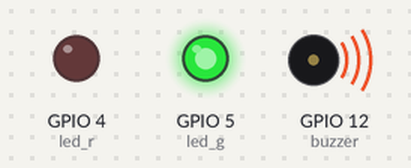
Simulated run of this sketch. Board: ESP8266 (NodeMCU). Parts: output pins drawn as LEDs (lit = HIGH), buzzer (waves = sounding). WiFi joins after 1.5 s; servers stay silent unless stated; what the sketch prints to the serial monitor is not drawn.

Above: at 2.0 s.
At 3.5 s:
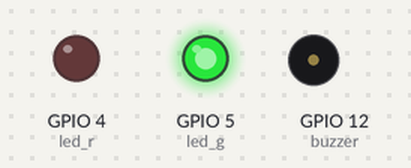
Timing chart, 0 to 5.0 s (numbered marks = the images above):
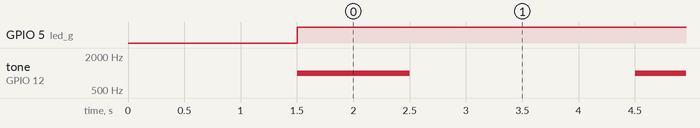

The sketch:

Ejercicio2.3.ino
```cpp
#include "hardware_D1.h"
#include <ESP8266WiFi.h>
#include <WiFiClient.h>
#include <ESP8266WebServer.h>

const char *ssid  = "MiFibra-C776";
const char *password = "auCpN7KN";
//const char *ssid  = "Cesarin";
//  const char *password = "cesar121101";
int tiempo_actual = 0;
int tiempo_anterior = 0;
int rafaga = 0;
bool encender_buzzer = false;
String numero_cadena;
String status_buzzer = "encendido";


void setup() {
  pinMode(led_r, OUTPUT);
  pinMode(led_g, OUTPUT);
  pinMode(buzzer, OUTPUT);
  Serial.begin(9600);
  WiFi.begin(ssid, password);
  Serial.println("Iniciando conexion WiFi");

  //Esperar a conectarse a la red
  while(WiFi.status() != WL_CONNECTED){
    Serial.print(".");
    delay(500);
  }
  encender_buzzer = true;
  Serial.println("");
  Serial.print("Conectado a: ");
  Serial.println(ssid);
  Serial.print("Direccion IP: ");
  Serial.println(WiFi.localIP());
}

void loop() {
  tiempo_actual = millis();
  //Encender buzzer
  if(encender_buzzer){
    tone(buzzer,1000);
    encender_buzzer = false;
    status_buzzer = "encendido";
    tiempo_anterior = tiempo_actual;
  }
  if(tiempo_actual-tiempo_anterior >= 1000 and status_buzzer == "encendido"){
    noTone(buzzer);
    status_buzzer = "apagado";
    tiempo_anterior = tiempo_actual;
    rafaga += 1;
  }
  if(tiempo_actual-tiempo_anterior >= 2000 and status_buzzer == "apagado" and rafaga < 3){
    tone(buzzer,1000);
    status_buzzer = "encendido";
    tiempo_anterior = tiempo_actual;
  }
  //Si estamos conectados a la red encendemos el led verde
  if(WiFi.status() == WL_CONNECTED){
    digitalWrite(led_g,1);
  }else{
    digitalWrite(led_g,0);
  }
}
```

hardware_D1.h
```cpp
//Definicion de pines MINI D1
#define led_r 4
#define led_g 5
#define sensor_luz 14
#define buzzer 12
```

Measured:
- by itself, GPIO 5 (led_g): LOW → HIGH at 1.5 s
- by itself, tone on GPIO 12 (buzzer): alternates 1000 Hz for 1.0 s and silent for 2.0 s, 6 changes in all, then stays silent
